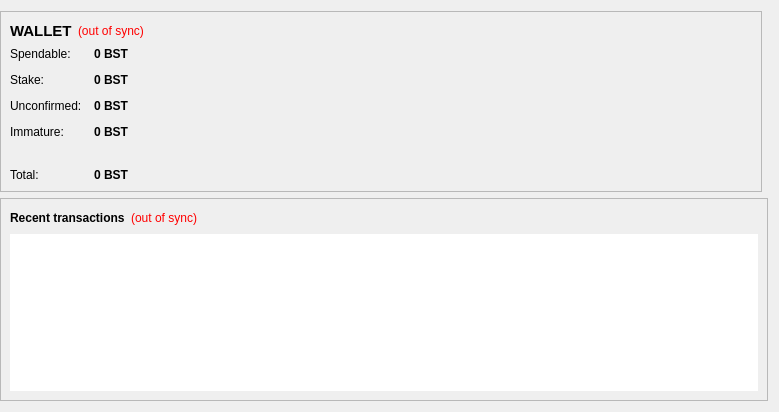
<?xml version="1.0" encoding="UTF-8"?>
<ui version="4.0">
 <class>OverviewPage</class>
 <widget class="QWidget" name="OverviewPage">
  <property name="geometry">
   <rect>
    <x>0</x>
    <y>0</y>
    <width>779</width>
    <height>412</height>
   </rect>
  </property>
  <property name="windowTitle">
   <string>Form</string>
  </property>
  <layout class="QGridLayout" name="gridLayout">
   <property name="leftMargin">
    <number>0</number>
   </property>
   <item row="0" column="0">
    <widget class="QFrame" name="walletContainer">
     <property name="sizePolicy">
      <sizepolicy hsizetype="Preferred" vsizetype="Maximum">
       <horstretch>0</horstretch>
       <verstretch>0</verstretch>
      </sizepolicy>
     </property>
     <property name="maximumSize">
      <size>
       <width>16777215</width>
       <height>220</height>
      </size>
     </property>
     <property name="frameShape">
      <enum>QFrame::StyledPanel</enum>
     </property>
     <property name="frameShadow">
      <enum>QFrame::Raised</enum>
     </property>
     <layout class="QVBoxLayout" name="verticalLayout_4">
      <item>
       <layout class="QHBoxLayout" name="walletHeader">
        <item>
         <widget class="QLabel" name="label_5">
          <property name="font">
           <font>
            <pointsize>11</pointsize>
            <weight>75</weight>
            <bold>true</bold>
           </font>
          </property>
          <property name="styleSheet">
           <string notr="true">background-color: transparent;</string>
          </property>
          <property name="text">
           <string>WALLET</string>
          </property>
         </widget>
        </item>
        <item>
         <widget class="QLabel" name="labelWalletStatus">
          <property name="toolTip">
           <string>The displayed information may be out of date. Your wallet automatically synchronizes with the BitStone network after a connection is established, but this process has not completed yet.</string>
          </property>
          <property name="styleSheet">
           <string notr="true">QLabel { color: red;Background-color:transparent }</string>
          </property>
          <property name="text">
           <string notr="true">(out of sync)</string>
          </property>
          <property name="alignment">
           <set>Qt::AlignLeading|Qt::AlignLeft|Qt::AlignVCenter</set>
          </property>
         </widget>
        </item>
        <item>
         <spacer name="horizontalSpacer_2">
          <property name="orientation">
           <enum>Qt::Horizontal</enum>
          </property>
          <property name="sizeHint" stdset="0">
           <size>
            <width>40</width>
            <height>20</height>
           </size>
          </property>
         </spacer>
        </item>
       </layout>
      </item>
      <item>
       <layout class="QFormLayout" name="walletStatus">
        <property name="fieldGrowthPolicy">
         <enum>QFormLayout::AllNonFixedFieldsGrow</enum>
        </property>
        <property name="horizontalSpacing">
         <number>12</number>
        </property>
        <property name="verticalSpacing">
         <number>12</number>
        </property>
        <item row="0" column="0">
         <widget class="QLabel" name="label">
          <property name="styleSheet">
           <string notr="true">background-color: transparent;</string>
          </property>
          <property name="text">
           <string>Spendable:</string>
          </property>
         </widget>
        </item>
        <item row="0" column="1">
         <widget class="QLabel" name="labelBalance">
          <property name="font">
           <font>
            <weight>75</weight>
            <bold>true</bold>
           </font>
          </property>
          <property name="cursor">
           <cursorShape>IBeamCursor</cursorShape>
          </property>
          <property name="toolTip">
           <string>Your current spendable balance</string>
          </property>
          <property name="styleSheet">
           <string notr="true"/>
          </property>
          <property name="text">
           <string notr="true">0 BST</string>
          </property>
          <property name="textInteractionFlags">
           <set>Qt::LinksAccessibleByMouse|Qt::TextSelectableByKeyboard|Qt::TextSelectableByMouse</set>
          </property>
         </widget>
        </item>
        <item row="1" column="0">
         <widget class="QLabel" name="label_6">
          <property name="styleSheet">
           <string notr="true">background-color: transparent;</string>
          </property>
          <property name="text">
           <string>Stake:</string>
          </property>
         </widget>
        </item>
        <item row="1" column="1">
         <widget class="QLabel" name="labelStake">
          <property name="font">
           <font>
            <weight>75</weight>
            <bold>true</bold>
           </font>
          </property>
          <property name="cursor">
           <cursorShape>IBeamCursor</cursorShape>
          </property>
          <property name="toolTip">
           <string>Total of coins that was staked, and do not yet count toward the current balance</string>
          </property>
          <property name="text">
           <string notr="true">0 BST</string>
          </property>
          <property name="textInteractionFlags">
           <set>Qt::LinksAccessibleByMouse|Qt::TextSelectableByKeyboard|Qt::TextSelectableByMouse</set>
          </property>
         </widget>
        </item>
        <item row="2" column="0">
         <widget class="QLabel" name="label_3">
          <property name="styleSheet">
           <string notr="true">background-color: transparent;</string>
          </property>
          <property name="text">
           <string>Unconfirmed:</string>
          </property>
         </widget>
        </item>
        <item row="2" column="1">
         <widget class="QLabel" name="labelUnconfirmed">
          <property name="font">
           <font>
            <weight>75</weight>
            <bold>true</bold>
           </font>
          </property>
          <property name="cursor">
           <cursorShape>IBeamCursor</cursorShape>
          </property>
          <property name="toolTip">
           <string>Total of transactions that have yet to be confirmed, and do not yet count toward the current balance</string>
          </property>
          <property name="text">
           <string notr="true">0 BST</string>
          </property>
          <property name="textInteractionFlags">
           <set>Qt::LinksAccessibleByMouse|Qt::TextSelectableByKeyboard|Qt::TextSelectableByMouse</set>
          </property>
         </widget>
        </item>
        <item row="3" column="0">
         <widget class="QLabel" name="labelImmatureText">
          <property name="styleSheet">
           <string notr="true">background-color: transparent;</string>
          </property>
          <property name="text">
           <string>Immature:</string>
          </property>
         </widget>
        </item>
        <item row="3" column="1">
         <widget class="QLabel" name="labelImmature">
          <property name="font">
           <font>
            <weight>75</weight>
            <bold>true</bold>
           </font>
          </property>
          <property name="toolTip">
           <string>Mined balance that has not yet matured</string>
          </property>
          <property name="text">
           <string notr="true">0 BST</string>
          </property>
          <property name="textInteractionFlags">
           <set>Qt::LinksAccessibleByMouse|Qt::TextSelectableByKeyboard|Qt::TextSelectableByMouse</set>
          </property>
         </widget>
        </item>
        <item row="4" column="0">
         <spacer name="verticalSpacer">
          <property name="orientation">
           <enum>Qt::Vertical</enum>
          </property>
          <property name="sizeHint" stdset="0">
           <size>
            <width>20</width>
            <height>40</height>
           </size>
          </property>
         </spacer>
        </item>
        <item row="4" column="1">
         <spacer name="verticalSpacer_2">
          <property name="orientation">
           <enum>Qt::Vertical</enum>
          </property>
          <property name="sizeHint" stdset="0">
           <size>
            <width>20</width>
            <height>40</height>
           </size>
          </property>
         </spacer>
        </item>
        <item row="5" column="0">
         <widget class="QLabel" name="labelTotalText">
          <property name="styleSheet">
           <string notr="true">background-color: transparent;</string>
          </property>
          <property name="text">
           <string>Total:</string>
          </property>
         </widget>
        </item>
        <item row="5" column="1">
         <widget class="QLabel" name="labelTotal">
          <property name="font">
           <font>
            <weight>75</weight>
            <bold>true</bold>
           </font>
          </property>
          <property name="cursor">
           <cursorShape>IBeamCursor</cursorShape>
          </property>
          <property name="toolTip">
           <string>Your current total balance</string>
          </property>
          <property name="text">
           <string notr="true">0 BST</string>
          </property>
          <property name="textInteractionFlags">
           <set>Qt::LinksAccessibleByMouse|Qt::TextSelectableByKeyboard|Qt::TextSelectableByMouse</set>
          </property>
         </widget>
        </item>
       </layout>
      </item>
     </layout>
    </widget>
   </item>
   <item row="0" column="1">
    <widget class="QFrame" name="hashTokenStatusContainer">
     <property name="sizePolicy">
      <sizepolicy hsizetype="Preferred" vsizetype="Fixed">
       <horstretch>0</horstretch>
       <verstretch>0</verstretch>
      </sizepolicy>
     </property>
     <property name="maximumSize">
      <size>
       <width>16777215</width>
       <height>220</height>
      </size>
     </property>
     <property name="frameShape">
      <enum>QFrame::StyledPanel</enum>
     </property>
     <property name="frameShadow">
      <enum>QFrame::Raised</enum>
     </property>
    </widget>
   </item>
   <item row="1" column="0" colspan="2">
    <widget class="QFrame" name="transactionContainer">
     <property name="frameShape">
      <enum>QFrame::StyledPanel</enum>
     </property>
     <property name="frameShadow">
      <enum>QFrame::Raised</enum>
     </property>
     <layout class="QVBoxLayout" name="verticalLayout">
      <item>
       <layout class="QHBoxLayout" name="recentTransactionsHeader">
        <item>
         <widget class="QLabel" name="label_4">
          <property name="styleSheet">
           <string notr="true">background-color: transparent;</string>
          </property>
          <property name="text">
           <string>&lt;b&gt;Recent transactions&lt;/b&gt;</string>
          </property>
         </widget>
        </item>
        <item>
         <widget class="QLabel" name="labelTransactionsStatus">
          <property name="toolTip">
           <string>The displayed information may be out of date. Your wallet automatically synchronizes with the BitStone network after a connection is established, but this process has not completed yet.</string>
          </property>
          <property name="styleSheet">
           <string notr="true">QLabel { color: red;Background-color:transparent }</string>
          </property>
          <property name="text">
           <string notr="true">(out of sync)</string>
          </property>
          <property name="alignment">
           <set>Qt::AlignRight|Qt::AlignTrailing|Qt::AlignVCenter</set>
          </property>
         </widget>
        </item>
        <item>
         <spacer name="horizontalSpacer">
          <property name="orientation">
           <enum>Qt::Horizontal</enum>
          </property>
          <property name="sizeHint" stdset="0">
           <size>
            <width>40</width>
            <height>20</height>
           </size>
          </property>
         </spacer>
        </item>
       </layout>
      </item>
      <item>
       <widget class="QListView" name="listTransactions">
        <property name="frameShape">
         <enum>QFrame::NoFrame</enum>
        </property>
        <property name="horizontalScrollBarPolicy">
         <enum>Qt::ScrollBarAlwaysOff</enum>
        </property>
        <property name="editTriggers">
         <set>QAbstractItemView::NoEditTriggers</set>
        </property>
        <property name="selectionMode">
         <enum>QAbstractItemView::NoSelection</enum>
        </property>
       </widget>
      </item>
     </layout>
    </widget>
   </item>
  </layout>
 </widget>
 <resources/>
 <connections/>
</ui>
